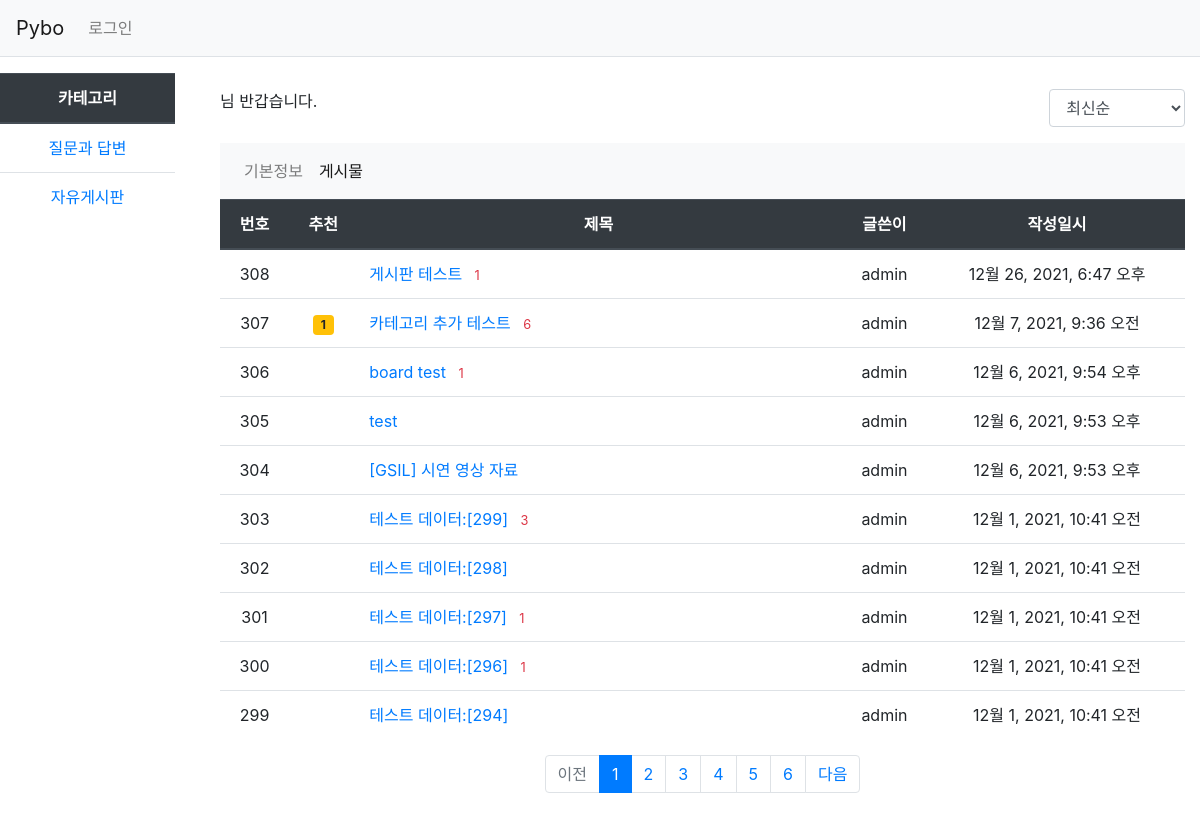
Before: /common/profile/board/1 with the older database file.
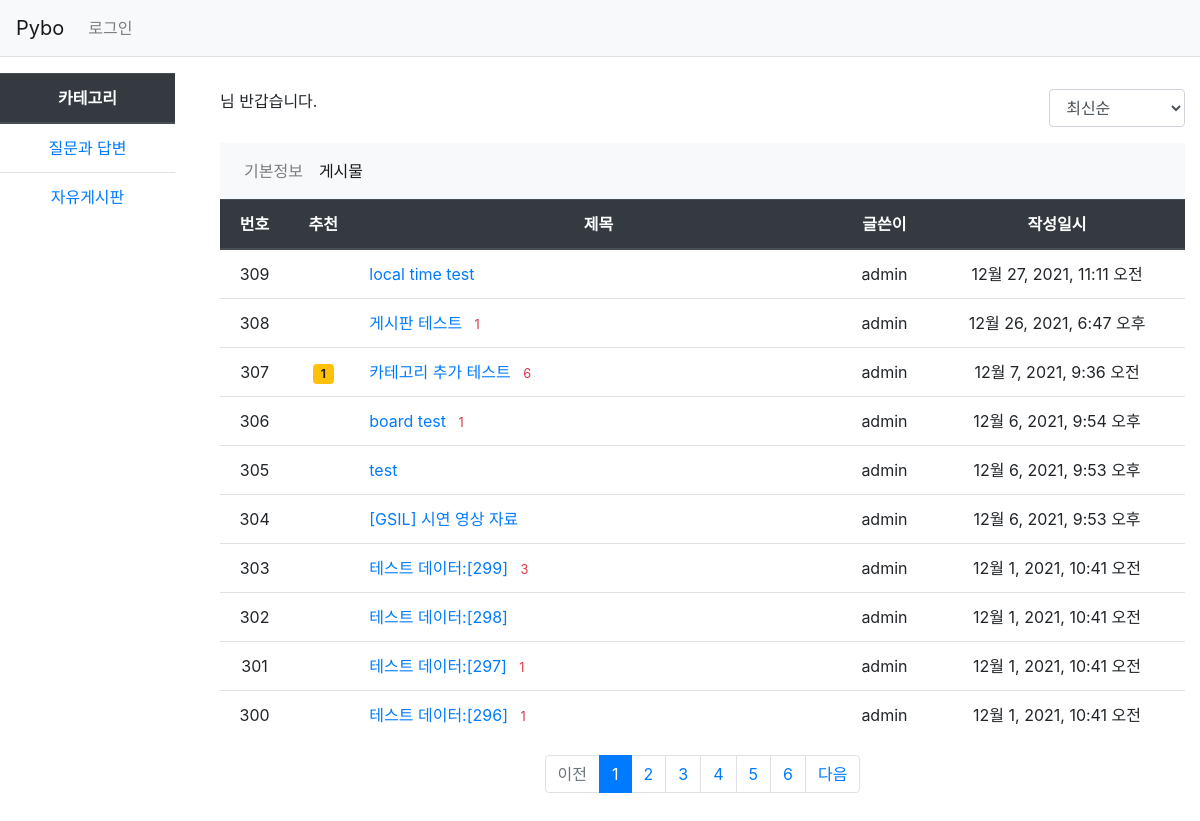
After: the same page with the newer database file.
### pybo/models.py (models this page shows, shortened)
class Question(models.Model):
    author = models.ForeignKey(User, on_delete=CASCADE, related_name="author_question")
    subject = models.CharField(max_length=200)
    content = models.TextField()
    create_date = models.DateTimeField()
    modify_date = models.DateTimeField(null=True, blank=True)
    voter = models.ManyToManyField(User, related_name="voter_question") # 추천인 추가
    category = models.CharField(max_length=200, default="qna")

### common/views.py (the view)
# urls.py: path("profile/board/<int:user_id>", views.board, name="profile_board"),
def board(request, user_id):
    page = request.GET.get("page", 1) # 페이지  If key 'page' does not exist, return 1 instead
    so = request.GET.get("so", "recent") # 정렬기준
    if so == "recommend":
        question_list = Question.objects.filter(author_id=user_id).annotate(num_voter=Count("voter")).order_by("-num_voter", "-create_date")
    elif so == "popular":
        question_list = Question.objects.filter(author_id=user_id).annotate(num_answer=Count("answer")).order_by("-num_answer", "-create_date")
    else: # recent part
        question_list = Question.objects.filter(author_id=user_id).order_by("-create_date")
    paginator = Paginator(question_list, 10) # 페이지당 10개씩 보여주기
    page_obj = paginator.get_page(page)
    context = {"question_list":page_obj, "page":page, "so":so, "user_id":user_id}
    return render(request, "common/board.html", context)

### pybo/templatetags/pybo_filter.py (called while the page is built)
@register.filter
def sub(value, arg):
    return value - arg

### templates/common/board.html (shortened to what this page needs)
{% extends "base.html" %}
{% load pybo_filter %}
{% block content %}
<div class="container">
  <div class="row justify-content-between my-3">
    <div class="col-2">
      {{user.username}}님 반갑습니다.
    </div>
    <div class="col-2">
      <select class="form-control so">
        <option value="recent" {% if so == "recent" %}selected{% endif %}>최신순</option>
      </select>
    </div>
</div>
  <nav class="navbar navbar-expand-lg navbar-light bg-light">
      <div class="collapse navbar-collapse" id="navbarNavAltMarkup">
        <div class="navbar-nav">
          <a class="nav-item nav-link" href="{% url 'common:profile_base' user.id %}">기본정보</a>
          <a class="nav-item nav-link active" href="{% url 'common:profile_board' user.id %}">게시물</a>
        </div>
      </div>
  </nav>
  <table class="table">
    <thead>
    <tr class="text-center thead-dark">
        <th>번호</th>
        <th>추천</th>
        <th style="width:50%">제목</th>
        <th>글쓴이</th>
        <th>작성일시</th>
    </tr>
    </thead>
    <tbody>
    {% if question_list %}
    {% for question in question_list %}
    <tr class="text-center">
      <td>
        {{ question_list.paginator.count|sub:question_list.start_index|sub:forloop.counter0|add:1}}
      </td>
      <td>
        {% if question.voter.all.count > 0 %}
        <span class="badge badge-warning px-2 py-1">{{ question.voter.all.count }}</span>
        {% endif %}
      </td>
      <td class="text-left">
        <a href="{% url 'pybo:detail' question.id %}">{{ question.subject }}</a>
        {% if question.answer_set.count > 0 %}
        <span class="text-danger small ml-2">{{question.answer_set.count}}</span>
        {% endif %}
      </td>
      <td>{{ question.author.username }}</td>
      <td>{{ question.create_date }}</td>
    {% endfor %}
    {% else %}
    <tr>
        <td colspan="3">질문이 없습니다.</td>
    </tr>
    {% endif %}
    </tbody>
  </table>
  <ul class="pagination justify-content-center">
    {% if question_list.has_previous %}
    <li class="page-item">
        <a class="page-link" data-page="{{ question_list.previous_page_number }}" href="#">이전</a>
    </li>
    {% else %}
    <li class="page-item disabled">
        <a class="page-link" tabindex="-1" aria-disabled="true" href="#">이전</a>
    </li>
    {% endif %}
    {% for page_number in question_list.paginator.page_range %}
    {% if page_number >= question_list.number|add:-5 and page_number <= question_list.number|add:5 %}
        {% if page_number == question_list.number %}
        <li class="page-item active" aria-current="page">
            <a class="page-link" data-page="{{ page_number }}" href="#">{{ page_number }}</a>
        </li>
        {% else %}
        <li class="page-item">
            <a class="page-link" data-page="{{ page_number }}" href="#">{{ page_number }}</a>
        </li>
        {% endif %}
    {% endif %}
    {% endfor %}
    {% if question_list.has_next %}
    <li class="page-item">
        <a class="page-link" data-page="{{ question_list.next_page_number }}" href="#">다음</a>
    </li>
    {% else %}
    <li class="page-item disabled">
        <a class="page-link" tabindex="-1" aria-disabled="true" href="#">다음</a>
    </li>
    {% endif %}
  </ul>
</div>
{% endblock %}

Changed rows visible on the page:
no longer on this page (row unchanged): Question: paginator.count|sub "299", subject "테스트 데이터:[294]", author.username "admin", create_date "12월 1, 2021, 10:41 오전"
added Question: paginator.count|sub "309", subject "local time test", author.username "admin", create_date "12월 27, 2021, 11:11 오전"
